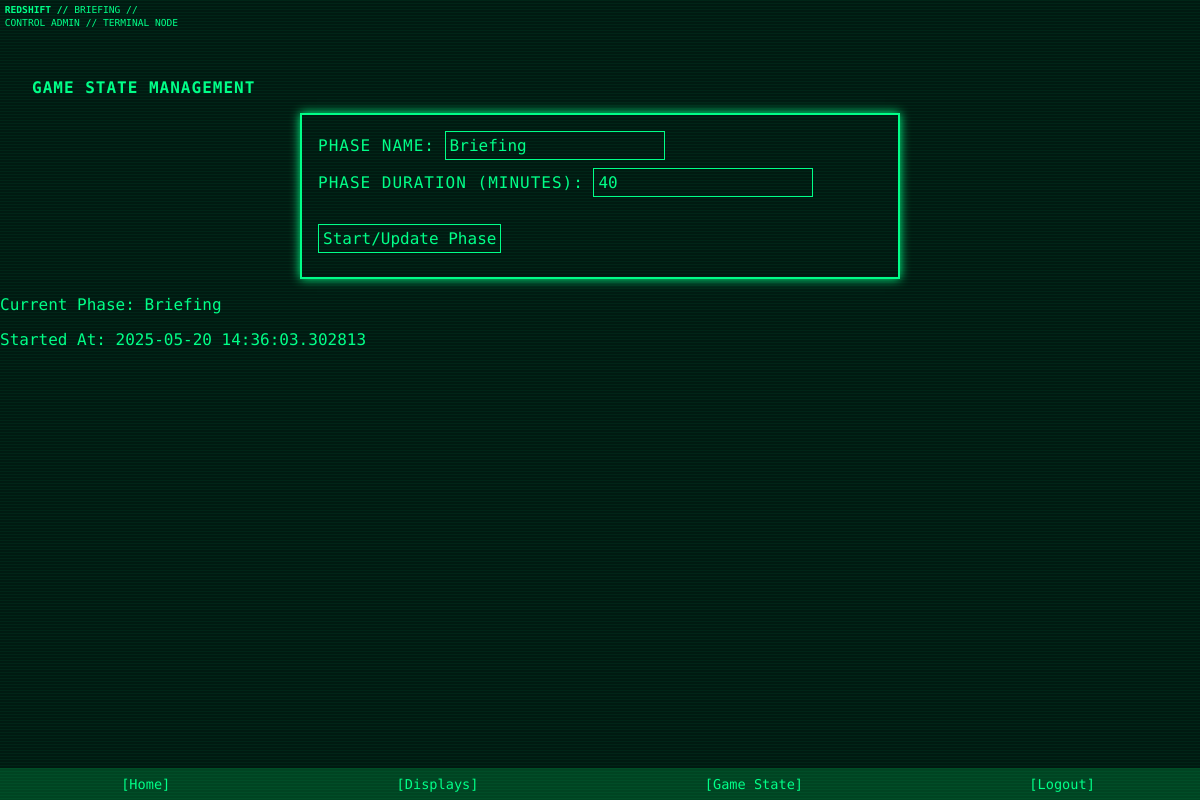
Page /control/game_state (signed in) on the earlier database version.
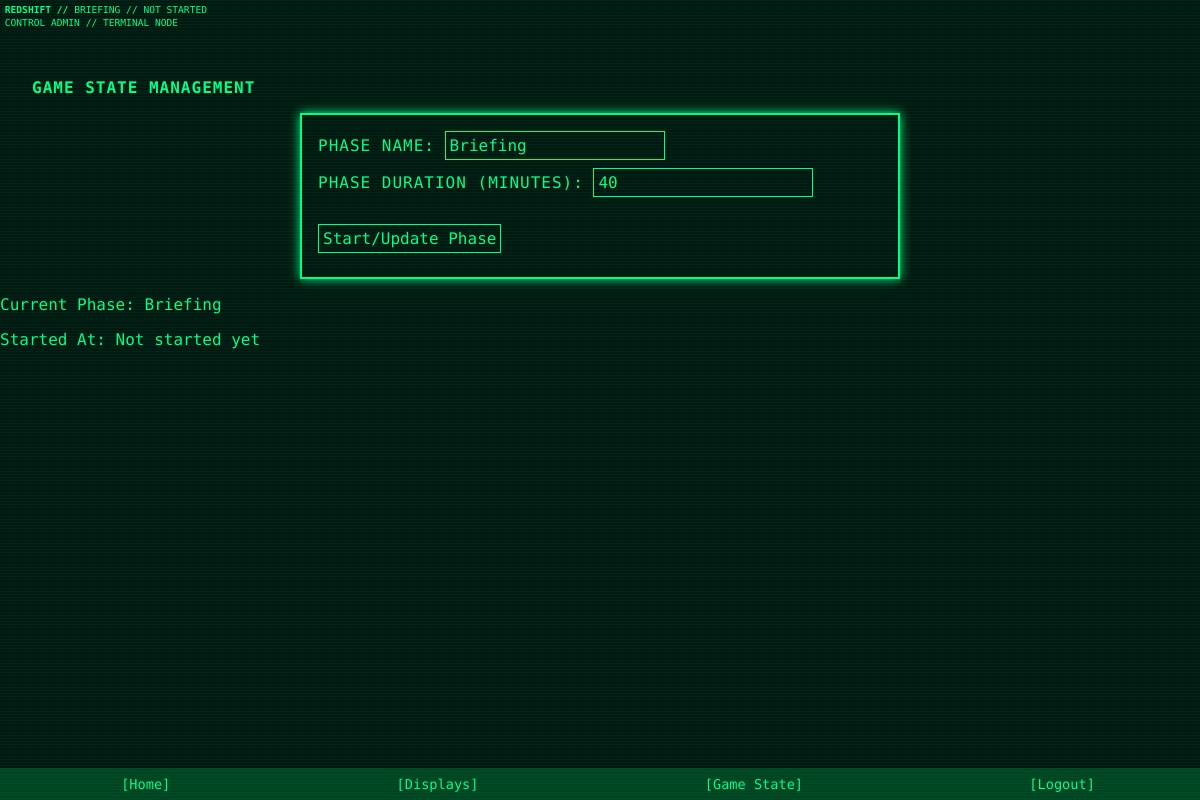
Same page on the later database version.
### app/models.py (models this page shows)
class GameState(db.Model):
    id = db.Column(db.Integer, primary_key=True, default=1)
    current_phase = db.Column(db.String(50), default="Not Started")
    phase_started_at = db.Column(db.DateTime, nullable=True)
    phase_duration_minutes = db.Column(db.Integer, default=40)
    alert_level = db.Column(db.String(20), default="Nominal")

class User(UserMixin, db.Model):
    id = db.Column(db.Integer, primary_key=True)
    username = db.Column(db.String(64), unique=True, nullable=False)
    email = db.Column(db.String(120), unique=True, nullable=False)
    password = db.Column(db.String(128), nullable=False)
    is_verified = db.Column(db.Boolean, default=False)
    role = db.Column(db.String(20), default='Player')  # 'Player' or 'Control'
    theme = db.Column(db.String(32), default='theme-green')
    character = db.relationship("Character", backref="user", uselist=False)

### app/routes.py (the view, shortened to what this page needs)
@main_bp.route('/control/game_state', methods=['GET', 'POST'])
@login_required
def control_game_state():
    if current_user.role != 'Control':
        abort(403)
    state = GameState.query.get(1)
    now = datetime.now()
    if not state:
        state = GameState(id=1)
        db.session.add(state)
        db.session.commit()
    return render_template('control/game_state.html', state=state, now=now)

### app/models.py (called while the page is built)
@login_manager.user_loader
def load_user(user_id):
    return User.query.get(int(user_id))

### app/templates/control/game_state.html
{% extends "base.html" %}
{% block content %}
<h2>Game State Management</h2>
<form method="POST">
  <label>Phase Name:</label>
  <input type="text" name="phase" required value="{{ state.current_phase }}"><br>
  <label>Phase Duration (minutes):</label>
  <input type="number" name="duration" value="{{ state.phase_duration_minutes }}"><br><br>
  <button type="submit">Start/Update Phase</button>
</form>
<p>Current Phase: {{ state.current_phase }}</p>
<p>Started At: {{ state.phase_started_at or 'Not started yet' }}</p>
{% endblock %}

### app/templates/base.html (shortened to what this page needs)
<!DOCTYPE html>
<html lang="en">
<head>
  <link rel="stylesheet" href="{{ url_for('static', filename='css/retro.css') }}">
</head>
<body class="{{ current_user.theme if current_user.is_authenticated else 'theme-green' }}">
<div class="top-bar">
  <div>
    <strong>REDSHIFT //</strong>
    {% if state %}
      {{ state.current_phase }} //
      {% if state.phase_started_at %}
        <span id="phase-timer"></span>
      {% else %}
        Not started
      {% endif %}
    {% else %}
      STATE UNKNOWN
    {% endif %}
  </div>
  <div>
    {{ current_user.role if current_user.is_authenticated else "GUEST" }}
    {{ current_user.username }} // TERMINAL NODE
  </div>
</div>
<main class="main-content">
  {% block content %}{% endblock %}
</main>
<div class="nav-bar-bottom">
  {% if current_user.is_authenticated %}
  <a href="{{ url_for('main.dashboard') }}">Home</a>
    {% if current_user.role == 'Control' %}
    <a href="{{ url_for('main.manage_displays') }}">Displays</a>
    <a href="{{ url_for('main.control_game_state') }}">Game State</a>
    {% else %}
      {% if character %}
        <a href="{{ url_for('main.edit_character') }}">Edit</a>
      {% else %}
        <a href="{{ url_for('main.claim_character') }}">Create Char</a>
      {% endif %}
    {% endif %}
    <a href="{{ url_for('auth.logout') }}">Logout</a>
  {% else %}
    <a href="{{ url_for('auth.login') }}">Login</a>
    <a href="{{ url_for('auth.register') }}">Register</a>
  {% endif %}
</div>
</body>
</html>

### app/static/css/retro.css (style rules this page uses)
:root { --color-bg: #001a11; }
.theme-green { --color-fg: #00ff88; --color-accent: #00ffaa; --color-border: #00cc88; --color-muted: #004422; }
@media (min-width: 600px) { body { background-color: var(--color-bg); color: var(--color-fg); font-family: 'Share Tech Mono', monospace; margin: 0; padding: 0; animation: flickerAnim 3.6s infinite alternate; } }
@media (min-width: 600px) { a, h1, h2, h3, p, label, input, textarea, button, .nav-bar, .panel { animation: flickerAnim 3.6s infinite alternate; } }
@media (min-width: 600px) { h1, h2, h3 { padding: 0em 2em; } }
@media (min-width: 600px) { body::before { content: ""; position: fixed; top: 0; left: 0; width: 100%; height: 100%; pointer-events: none; background: repeating-linear-gradient( to bottom, rgba(0, 255, 136, 0.05) 0px, rgba(0, 255, 136, 0.05) 1px, transparent 1px, transparent 3px ); z-index: 9999; animation: roll 60s linear infinite; } }
a { text-decoration: none; color: var(--color-fg) }
a:before { content: "["; color: var(--color-fg) }
a:after { content: "]"; color: var(--color-fg) }
form, .panel, .container { border: 2px solid var(--color-fg); padding: 1rem; margin: 1rem auto; max-width: 600px; background-color: var(--color-bg); box-shadow: 0 0 10px var(--color-fg); width: 100%; box-sizing: border-box; }
input, textarea, button { background-color: var(--color-bg); color: var(--color-fg); border: 1px solid var(--color-fg); font-family: inherit; padding: 0.25rem; margin-bottom: 0.5rem; box-sizing: border-box; font-size: 1rem; }
h1, h2, h3, label { text-transform: uppercase; letter-spacing: 1px; font-size: 1rem; }
.top-bar { background-color: var(--color-bg); color: var(--color-fg); padding: 0.5em; line-height: 1.1; white-space: normal; display: flex; flex-direction: column; gap: 0.25em; text-transform: uppercase; font-size: 0.6em; }
.main-content { padding-top: 2rem; }
.nav-bar-bottom { position: fixed; bottom: 0; width: 100%; background-color: var(--color-muted); display: flex; justify-content: space-around; padding: 0.5rem; z-index: 100; }
.nav-bar-bottom a { font-size: 0.85rem; color: var(--color-fg); text-decoration: none; }

Differences in the rows shown:
changed GameState "Briefing": phase_started_at "2025-05-20 14:36:03.302813" → "Not started yet"
Other differences:
text now shown: "NOT STARTED"
